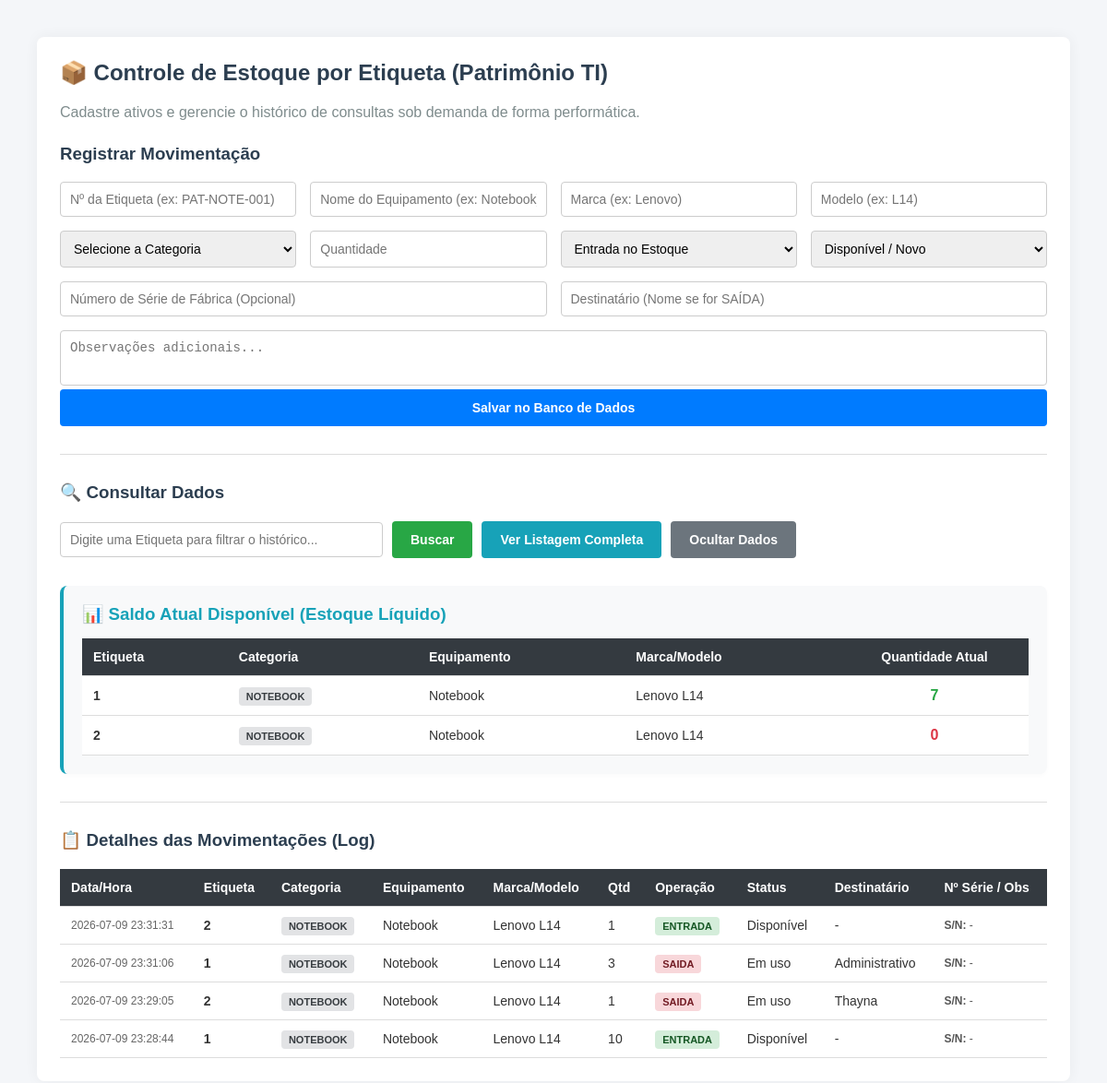
/?todos=true, run on the app's committed database.
### tables this page shows
CREATE TABLE CADASTRO_PRODUTOS (
            ETIQUETA TEXT PRIMARY KEY
            ,NOME_PRODUTO TEXT NOT NULL
            ,MARCA TEXT NOT NULL
            ,MODELO TEXT NOT NULL
            ,CATEGORIA TEXT NOT NULL
            ,NUMERO_SERIE TEXT
        );

CREATE TABLE HISTORICO_MOVIMENTACOES (
            ID INTEGER PRIMARY KEY AUTOINCREMENT
            ,ETIQUETA_PRODUTO TEXT NOT NULL
            ,QUANT INTEGER NOT NULL
            ,TIPO_MOVIMENTACAO TEXT NOT NULL
            ,STATUS_MOV TEXT
            ,DESTINATARIO TEXT
            ,OBSERVACOES TEXT
            ,DATA_REGISTRO DATETIME DEFAULT CURRENT_TIMESTAMP
            ,FOREIGN KEY(ETIQUETA_PRODUTO) REFERENCES CADASTRO_PRODUTOS(ETIQUETA)
        );

### estoque.py (the view)
@app.route('/', methods=['GET'])
def index():
    buscar = request.args.get('busca', '').strip()
    mostrar_tudo = request.args.get('todos', '')
    conexao = sqlite3.connect(DB_NAME)
    cursor = conexao.cursor()
    movimentacoes = []
    saldos = []
    query_saldo_base = """
        SELECT
            p.ETIQUETA
            , p.NOME_PRODUTO
            , p.MARCA
            , p.MODELO
            , p.CATEGORIA
            , COALESCE(SUM(CASE WHEN m.TIPO_MOVIMENTACAO = 'ENTRADA' THEN m.QUANT ELSE -m.QUANT END), 0) AS SALDO_ATUAL
        FROM CADASTRO_PRODUTOS p
        LEFT JOIN HISTORICO_MOVIMENTACOES m ON p.ETIQUETA = m.ETIQUETA_PRODUTO
    """
    if buscar:
        query_busca = """
            SELECT m.ID, p.ETIQUETA, p.NOME_PRODUTO, p.MARCA, p.MODELO, p.CATEGORIA,
                   m.QUANT, m.TIPO_MOVIMENTACAO, m.STATUS_MOV, m.DESTINATARIO, p.NUMERO_SERIE, m.OBSERVACOES, m.DATA_REGISTRO
            FROM HISTORICO_MOVIMENTACOES m
            JOIN CADASTRO_PRODUTOS p ON p.ETIQUETA = m.ETIQUETA_PRODUTO
            WHERE p.ETIQUETA = ?
            ORDER BY m.DATA_REGISTRO DESC
        """
        cursor.execute(query_busca, (buscar,))
        movimentacoes = cursor.fetchall()
        cursor.execute(query_saldo_base + " WHERE p.ETIQUETA = ? GROUP BY p.ETIQUETA", (buscar,))
        saldos = cursor.fetchall()
    elif mostrar_tudo == 'true':
        query_tudo = """
            SELECT m.ID, p.ETIQUETA, p.NOME_PRODUTO, p.MARCA, p.MODELO, p.CATEGORIA,
                   m.QUANT, m.TIPO_MOVIMENTACAO, m.STATUS_MOV, m.DESTINATARIO, p.NUMERO_SERIE, m.OBSERVACOES, m.DATA_REGISTRO
            FROM HISTORICO_MOVIMENTACOES m
            JOIN CADASTRO_PRODUTOS p ON p.ETIQUETA = m.ETIQUETA_PRODUTO
            ORDER BY m.DATA_REGISTRO DESC
        """
        cursor.execute(query_tudo)
        movimentacoes = cursor.fetchall()
        cursor.execute(query_saldo_base + " GROUP BY p.ETIQUETA")
        saldos = cursor.fetchall()
    conexao.close()
    return render_template(
        'index.html',
        movimentacoes=movimentacoes,
        saldos=saldos,
        buscar=buscar,
        listando_todos=(mostrar_tudo == 'true')
    )

### templates/index.html (shortened to what this page needs)
<!DOCTYPE html>
<html lang="pt-br">
<head>
</head>
<body>
<div class="container">
    <h2>📦 Controle de Estoque por Etiqueta (Patrimônio TI)</h2>
    <p style="color: #7f8c8d; margin-bottom: 25px;">Cadastre ativos e gerencie o histórico de consultas sob demanda de forma performática.</p>
    <form action="/inserir" method="POST">
        <h3>Registrar Movimentação</h3>
        <div class="form-grid">
            <input type="text" name="etiqueta" placeholder="Nº da Etiqueta (ex: PAT-NOTE-001)" required>
            <input type="text" name="nome_produto" placeholder="Nome do Equipamento (ex: Notebook)" required>
            <input type="text" name="marca" placeholder="Marca (ex: Lenovo)" required>
            <input type="text" name="modelo" placeholder="Modelo (ex: L14)" required>
        </div>
        <div class="form-grid">
            <select name="categoria" required>
                <option value="" disabled selected>Selecione a Categoria</option>
            </select>
            <input type="number" name="quant" placeholder="Quantidade" min="1" required>
            <select name="tipo_movimentacao" required>
                <option value="ENTRADA">Entrada no Estoque</option>
            </select>
            <select name="status_mov">
                <option value="Disponível">Disponível / Novo</option>
            </select>
        </div>
        <div class="form-grid">
            <input type="text" name="numero_serie" placeholder="Número de Série de Fábrica (Opcional)">
            <input type="text" name="destinatario" placeholder="Destinatário (Nome se for SAÍDA)">
        </div>
        <textarea name="observacoes" placeholder="Observações adicionais..."></textarea>
        <button type="submit" class="btn-salvar">Salvar no Banco de Dados</button>
    </form>
    <hr>
    <h3>🔍 Consultar Dados</h3>
    <form action="/" method="GET" class="busca-container">
        <input type="text" name="busca" value="{{ termo_busca }}" class="input-busca" placeholder="Digite uma Etiqueta para filtrar o histórico...">
        <button type="submit" class="btn-buscar">Buscar</button>
        <a href="/?todos=true" class="btn-link btn-todos">Ver Listagem Completa</a>
        {% if termo_busca or listando_todos %}
            <a href="/" class="btn-link btn-limpar">Ocultar Dados</a>
        {% endif %}
    </form>
    {% if saldos %}
    <div style="margin-top: 30px; background-color: #f8f9fa; padding: 20px; border-radius: 8px; border-left: 4px solid #17a2b8; box-shadow: 0 2px 5px rgba(0,0,0,0.02);">
        <h3 style="margin-bottom: 15px; color: #17a2b8;">📊 Saldo Atual Disponível (Estoque Líquido)</h3>
        <div class="tabela-container" style="margin-top: 0;">
            <table style="background: white;">
                <thead>
                    <tr>
                        <th>Etiqueta</th>
                        <th>Categoria</th>
                        <th>Equipamento</th>
                        <th>Marca/Modelo</th>
                        <th style="text-align: center; width: 180px;">Quantidade Atual</th>
                    </tr>
                </thead>
                <tbody>
                    {% for saldo in saldos %}
                    <tr>
                        <td><strong>{{ saldo[0] }}</strong></td>
                        <td><span class="badge status-badge">{{ saldo[4] }}</span></td>
                        <td>{{ saldo[1] }}</td>
                        <td>{{ saldo[2] }} {{ saldo[3] }}</td>
                        {% if saldo[5] < 1 %}
                            <td class="saldo-zerado">{{ saldo[5] }}</td>
                        {% else %}
                            <td class="saldo-positivo">{{ saldo[5] }}</td>
                        {% endif %}
                    </tr>
                    {% endfor %}
                </tbody>
            </table>
        </div>
    </div>
    <hr>
    {% endif %}
    <h3>📋 Detalhes das Movimentações (Log)</h3>
    <div class="tabela-container">
        <table>
            <thead>
                <tr>
                    <th>Data/Hora</th>
                    <th>Etiqueta</th>
                    <th>Categoria</th>
                    <th>Equipamento</th>
                    <th>Marca/Modelo</th>
                    <th>Qtd</th>
                    <th>Operação</th>
                    <th>Status</th>
                    <th>Destinatário</th>
                    <th>Nº Série / Obs</th>
                </tr>
            </thead>
            <tbody>
                {% for linha in movimentacoes %}
                <tr>
                    <td style="font-size: 12px; color: #666;">{{ linha[12] }}</td>
                    <td><strong>{{ linha[1] }}</strong></td>
                    <td><span class="badge status-badge">{{ linha[5] }}</span></td>
                    <td>{{ linha[2] }}</td>
                    <td>{{ linha[3] }} {{ linha[4] }}</td>
                    <td>{{ linha[6] }}</td>
                    <td>
                        <span class="badge {% if linha[7] == 'ENTRADA' %}entrada{% else %}saida{% endif %}">
                            {{ linha[7] }}
                        </span>
                    </td>
                    <td>{{ linha[8] }}</td>
                    <td>{{ linha[9] if linha[9] else '-' }}</td>
                    <td style="font-size: 12px; color: #555;">
                        <strong>S/N:</strong> {{ linha[10] if linha[10] else '-' }}<br>
                    </td>
                </tr>
                {% endfor %}
            </tbody>
        </table>
    </div>
</div>
</body>
</html>

### templates/index.html (style rules this page uses)
body { font-family: Arial, sans-serif; margin: 40px; background-color: #f4f6f9; color: #333; }
.container { max-width: 1100px; background: white; padding: 25px; border-radius: 8px; box-shadow: 0px 0px 15px rgba(0,0,0,0.05); margin: 0 auto; }
h2, h3 { color: #2c3e50; margin-top: 0; }
.form-grid { display: grid; grid-template-columns: repeat(auto-fit, minmax(200px, 1fr)); gap: 15px; margin-bottom: 15px; }
input, select, textarea { padding: 10px; font-size: 14px; border: 1px solid #ccc; border-radius: 4px; width: 100%; box-sizing: border-box; }
textarea { grid-column: 1 / -1; height: 60px; resize: none; }
button, .btn-link { padding: 12px 20px; font-size: 14px; border: none; border-radius: 4px; cursor: pointer; font-weight: bold; text-decoration: none; text-align: center; display: inline-block; }
.btn-salvar { background-color: #007bff; color: white; width: 100%; }
.btn-buscar { background-color: #28a745; color: white; }
.btn-todos { background-color: #17a2b8; color: white; }
.btn-limpar { background-color: #6c757d; color: white; }
.tabela-container { overflow-x: auto; margin-top: 20px; }
table { width: 100%; border-collapse: collapse; min-width: 900px; }
th, td { padding: 12px; text-align: left; border-bottom: 1px solid #ddd; font-size: 14px; }
th { background-color: #343a40; color: white; }
.badge { padding: 4px 8px; border-radius: 4px; font-weight: bold; font-size: 11px; text-transform: uppercase; }
.entrada { background-color: #d4edda; color: #155724; }
.saida { background-color: #f8d7da; color: #721c24; }
.status-badge { background-color: #e2e3e5; color: #383d41; }
.busca-container { margin: 20px 0; display: flex; gap: 10px; align-items: center; }
.input-busca { max-width: 350px; }
hr { border: 0; height: 1px; background: #ddd; margin: 30px 0; }
.saldo-positivo { font-weight: bold; font-size: 16px; color: #28a745; text-align: center; }
.saldo-zerado { font-weight: bold; font-size: 16px; color: #dc3545; text-align: center; }

### data on the page
CADASTRO_PRODUTOS: ETIQUETA "1", CATEGORIA "NOTEBOOK", NOME_PRODUTO "Notebook", MARCA "Lenovo", MODELO "L14", saldo "7"
CADASTRO_PRODUTOS: ETIQUETA "2", CATEGORIA "NOTEBOOK", NOME_PRODUTO "Notebook", MARCA "Lenovo", MODELO "L14", saldo "0"
HISTORICO_MOVIMENTACOES: DATA_REGISTRO "2026-07-09 23:31:31", ETIQUETA "2", CATEGORIA "NOTEBOOK", NOME_PRODUTO "Notebook", MARCA "Lenovo", MODELO "L14", QUANT "1", TIPO_MOVIMENTACAO "ENTRADA", STATUS_MOV "Disponível", DESTINATARIO "-", NUMERO_SERIE "-"
HISTORICO_MOVIMENTACOES: DATA_REGISTRO "2026-07-09 23:31:06", ETIQUETA "1", CATEGORIA "NOTEBOOK", NOME_PRODUTO "Notebook", MARCA "Lenovo", MODELO "L14", QUANT "3", TIPO_MOVIMENTACAO "SAIDA", STATUS_MOV "Em uso", DESTINATARIO "Administrativo", NUMERO_SERIE "-"
HISTORICO_MOVIMENTACOES: DATA_REGISTRO "2026-07-09 23:29:05", ETIQUETA "2", CATEGORIA "NOTEBOOK", NOME_PRODUTO "Notebook", MARCA "Lenovo", MODELO "L14", QUANT "1", TIPO_MOVIMENTACAO "SAIDA", STATUS_MOV "Em uso", DESTINATARIO "Thayna", NUMERO_SERIE "-"
HISTORICO_MOVIMENTACOES: DATA_REGISTRO "2026-07-09 23:28:44", ETIQUETA "1", CATEGORIA "NOTEBOOK", NOME_PRODUTO "Notebook", MARCA "Lenovo", MODELO "L14", QUANT "10", TIPO_MOVIMENTACAO "ENTRADA", STATUS_MOV "Disponível", DESTINATARIO "-", NUMERO_SERIE "-"
